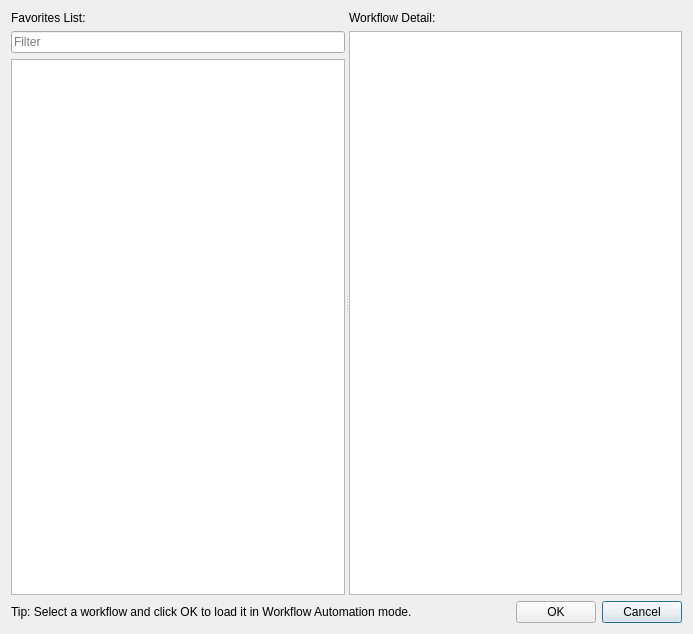
<?xml version="1.0" encoding="UTF-8"?>
<ui version="4.0">
 <class>FavoriteDlg</class>
 <widget class="QDialog" name="FavoriteDlg">
  <property name="geometry">
   <rect>
    <x>0</x>
    <y>0</y>
    <width>693</width>
    <height>634</height>
   </rect>
  </property>
  <property name="windowTitle">
   <string>Workflow Favorites</string>
  </property>
  <layout class="QGridLayout" name="gridLayout_3">
   <item row="1" column="3">
    <widget class="QPushButton" name="btnCancel">
     <property name="text">
      <string>Cancel</string>
     </property>
    </widget>
   </item>
   <item row="1" column="2">
    <widget class="QPushButton" name="btnOK">
     <property name="text">
      <string>OK</string>
     </property>
    </widget>
   </item>
   <item row="1" column="1">
    <spacer name="horizontalSpacer">
     <property name="orientation">
      <enum>Qt::Horizontal</enum>
     </property>
     <property name="sizeHint" stdset="0">
      <size>
       <width>341</width>
       <height>20</height>
      </size>
     </property>
    </spacer>
   </item>
   <item row="1" column="0">
    <widget class="QLabel" name="label_3">
     <property name="text">
      <string>Tip: Select a workflow and click OK to load it in Workflow Automation mode.</string>
     </property>
    </widget>
   </item>
   <item row="0" column="0" colspan="4">
    <widget class="QSplitter" name="splitter">
     <property name="orientation">
      <enum>Qt::Horizontal</enum>
     </property>
     <widget class="QWidget" name="layoutWidget">
      <layout class="QGridLayout" name="gridLayout">
       <item row="0" column="0">
        <widget class="QLabel" name="label">
         <property name="text">
          <string>Favorites List:</string>
         </property>
        </widget>
       </item>
       <item row="1" column="0">
        <widget class="QLineEdit" name="lineEditFilter">
         <property name="sizePolicy">
          <sizepolicy hsizetype="Preferred" vsizetype="Fixed">
           <horstretch>0</horstretch>
           <verstretch>0</verstretch>
          </sizepolicy>
         </property>
         <property name="maximumSize">
          <size>
           <width>16777215</width>
           <height>16777215</height>
          </size>
         </property>
         <property name="placeholderText">
          <string>Filter</string>
         </property>
        </widget>
       </item>
       <item row="2" column="0">
        <widget class="QListWidget" name="listWidgetFavoritesList">
         <property name="sizePolicy">
          <sizepolicy hsizetype="Preferred" vsizetype="Expanding">
           <horstretch>0</horstretch>
           <verstretch>0</verstretch>
          </sizepolicy>
         </property>
         <property name="maximumSize">
          <size>
           <width>16777215</width>
           <height>16777215</height>
          </size>
         </property>
        </widget>
       </item>
      </layout>
     </widget>
     <widget class="QWidget" name="layoutWidget">
      <layout class="QGridLayout" name="gridLayout_2">
       <property name="sizeConstraint">
        <enum>QLayout::SetDefaultConstraint</enum>
       </property>
       <item row="1" column="0">
        <widget class="QTextEdit" name="textEditDetail">
         <property name="readOnly">
          <bool>true</bool>
         </property>
        </widget>
       </item>
       <item row="0" column="0">
        <widget class="QLabel" name="label_2">
         <property name="sizePolicy">
          <sizepolicy hsizetype="Expanding" vsizetype="Preferred">
           <horstretch>0</horstretch>
           <verstretch>0</verstretch>
          </sizepolicy>
         </property>
         <property name="text">
          <string>Workflow Detail:</string>
         </property>
        </widget>
       </item>
      </layout>
     </widget>
    </widget>
   </item>
  </layout>
 </widget>
 <resources/>
 <connections/>
</ui>
